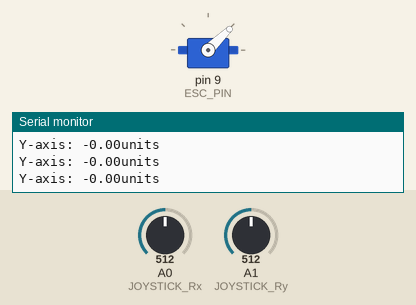
Simulated run of this sketch. Board: Arduino Uno, built with avr-gcc and run on an emulated ATmega328P. On the bench: servo, the last lines printed to the serial monitor. The test bench sets the inputs (shaded band); at power-on: A1 (JOYSTICK_Ry) = 512, A0 (JOYSTICK_Rx) = 512.

Above: at 5.2 s.
5.3 s: A1 (JOYSTICK_Ry) set to 306
At 5.7 s:
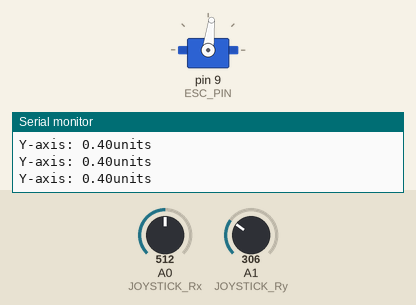
6.8 s: A1 (JOYSTICK_Ry) set to 122
At 8.0 s:
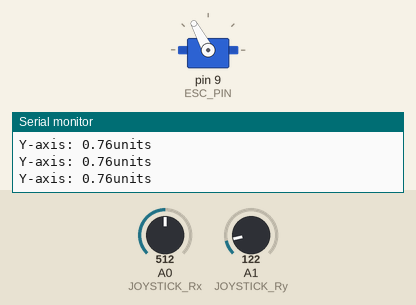
8.3 s: A1 (JOYSTICK_Ry) set to 0
At 9.3 s:
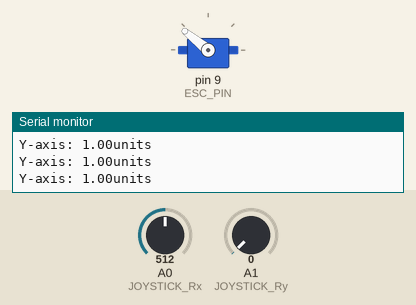
9.8 s: A1 (JOYSTICK_Ry) set to 511
At 10.5 s:
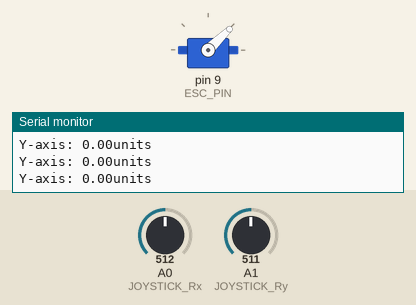
Timing chart, 0 to 12.8 s (numbered marks = the images above; inputs shaded):
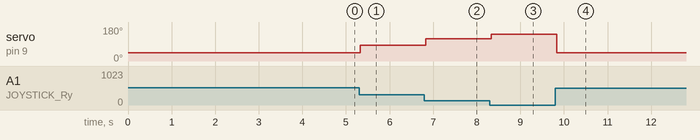

Measured:
- after the input at 5.3 s, servo on pin 9 (ESC_PIN): 44° → 83° at once
- after the input at 6.8 s, servo on pin 9 (ESC_PIN): 83° → 118° at once
- after the input at 8.3 s, servo on pin 9 (ESC_PIN): 118° → 141° at once
- after the input at 9.8 s, servo on pin 9 (ESC_PIN): 141° → 44° at once

The sketch:

main.ino
```cpp
// ECE 5 W25 INDEPENDENT PROJECT
// RC Boat
// Arohan Deshpande, Jack Driscoll-Natale, Aryan Gautam

// Joystick code inspired by example code from
// https://naylampmechatronics.com/img/cms/Datasheets/000036%20-%20datasheet%20KY-023-Joy-IT.pdf

/* ***THIS IS PUSHED TO THE HANDHELD ARDUINO*** */
#include <Servo.h>

Servo esc;
void throttle(float throttlePercentage) {
		esc.writeMicroseconds(1000 + throttlePercentage * 1000); // SENDS PWM TO PIN BASED ON INPUT
		//delay(19 - throttlePercentage); // WAITS 20MS (50Hz CYCLE LENGTH)
}

float mapFloat(float value, float fromLow, float fromHigh, float toLow, float toHigh) {

}

// Declare and initialize joystick input pins
const int JOYSTICK_Rx = A0;
const int JOYSTICK_Ry = A1;
const int ESC_PIN = 9;

void setup() {
    // Connect the axis pins to the joystick microcontroller
    pinMode(JOYSTICK_Rx, INPUT);
    pinMode(JOYSTICK_Ry, INPUT);
    //pinMode(ESC_PIN, OUTPUT);
    // (0,0) on joystick is at top left of joystick module

    Serial.begin(9600);

  		esc.attach(ESC_PIN); // INITIALIZES PWM PIN TO WRITE
			esc.writeMicroseconds(1000);   // KEEPS ESC AT MINIMUM THROTTLE WHILE NOT USED
			delay(4000);				   // ALLOWS ESC TO INITIALIZE
}

void loop() {
    // Read the current values of the input pins, convert them to values 0.00—1.00 for the
    // throttle() and steer() input parameters
    float x, y;
    x = analogRead(JOYSTICK_Rx) * (1.0 / 1023);
    y = analogRead(JOYSTICK_Ry);
    /*
    float mapFloat(float value, float fromLow, float fromHigh, float toLow, float toHigh){
      return (y - 0) * (-1 )
    }
    */
    float motorSpeed = -1 * ((y*2-1023) /1023);

    // Debug module: Output scaled x and y values to serial monitor
    // Serial.print("X-axis: "); Serial.print(x, 2); Serial.println("V");
    Serial.print("Y-axis: "); Serial.print(motorSpeed, 2); Serial.println("units");

    // Include deadzone in throttle inputs of 0.05 (subtracted explicitly for clarity)
    if (motorSpeed > 0) {
        throttle(motorSpeed); // Throttle input, linear to y
    }

  //OCR1A = 1000 + (motorSpeed * 1000);
  //delay(10);

    if (x < 0.500 - 0.025) {
        // steer(x); // Steer to the right
    } else if (x > 0.500 + 0.025) {
        // steer(x); // Steer to the left
    }
}
```
